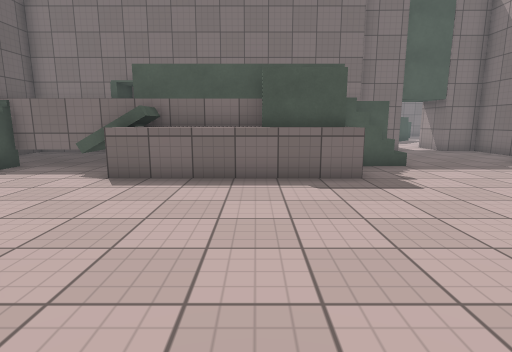
view 1 (above)

16 first-person views from a walk through a scene from a Unity 3-D project. The camera is 1.3 m above the floor, tilts 10° down and sees 80° across. The floor is counted in squares, 1 m on a side. Each view is taken from the middle of a square. On the plan, view 1 faces up. The plan holds only what a view shows up to about 14 squares ahead; the rest is blank. The place goes on beyond the plan. The player is left out. Surface patterns are stand-ins for the level's own textures.

view 2
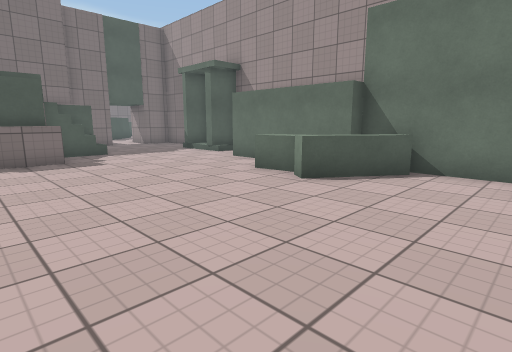

view 3
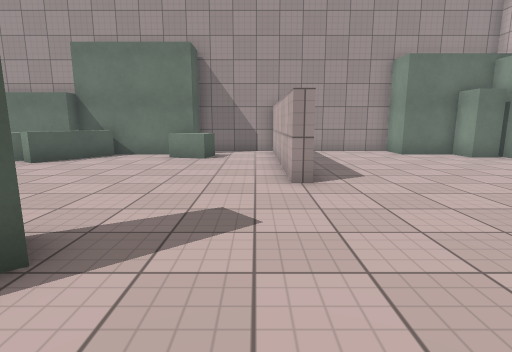

view 4
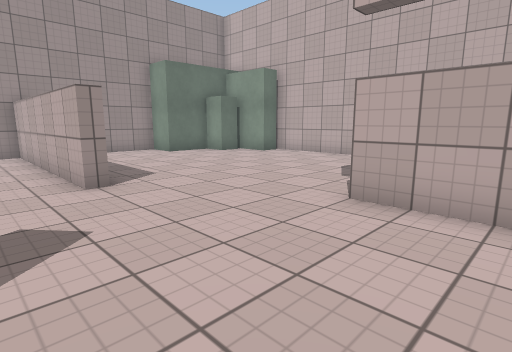

view 5
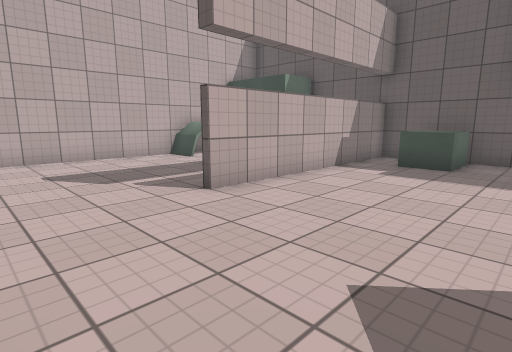

view 6
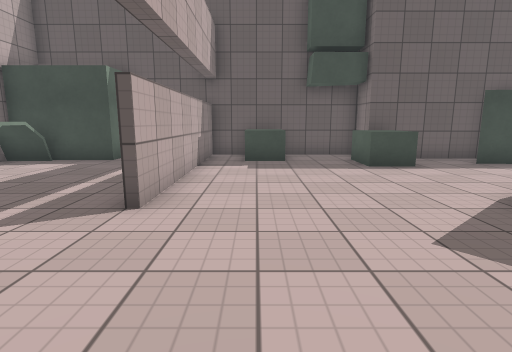

view 7
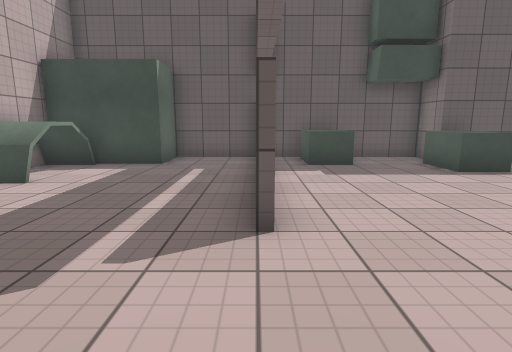

view 8
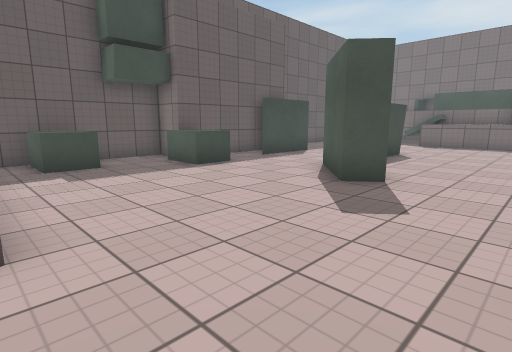

view 9
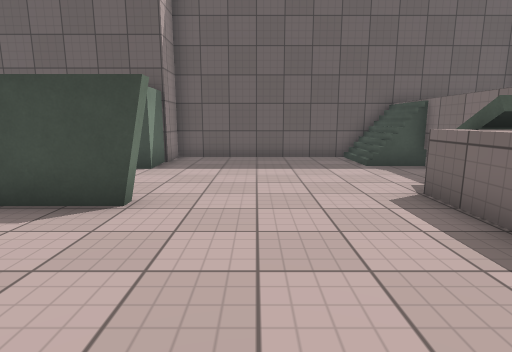

view 10
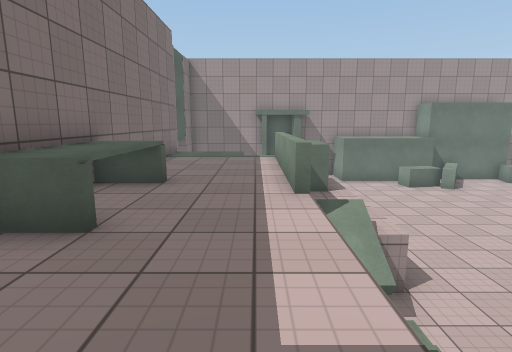

view 11
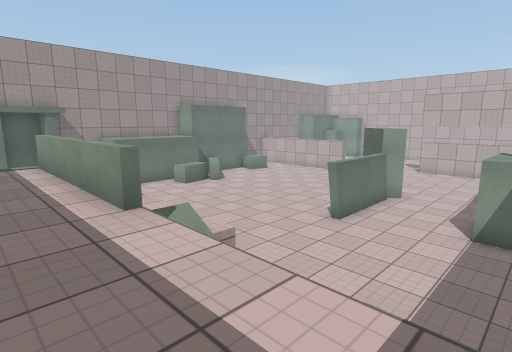

view 12
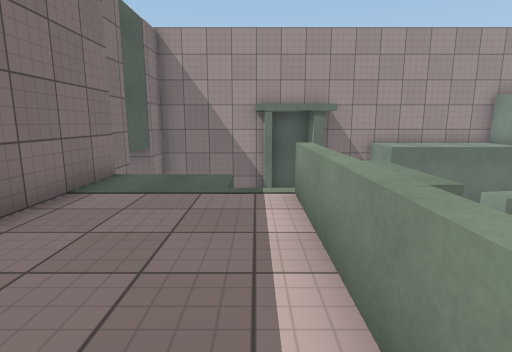

view 13
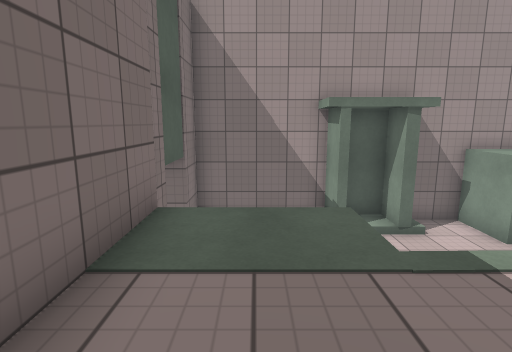

view 14
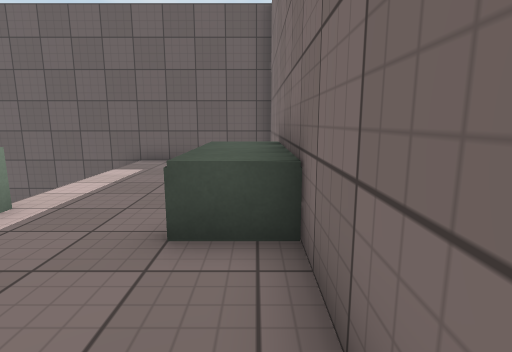

view 15
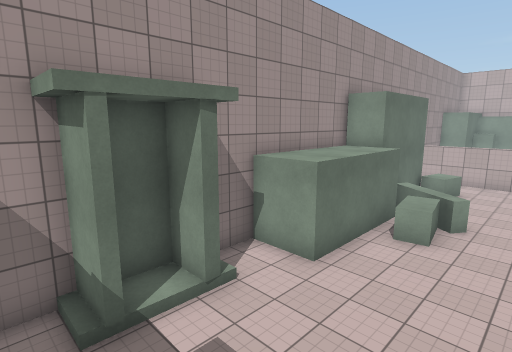

view 16
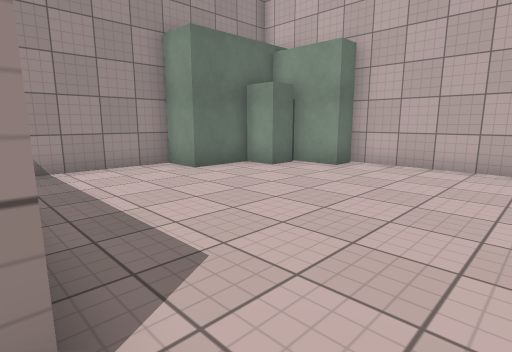

### Floor plan
Key: @ floor where view 1 was taken; # wall or solid block; . main floor; : floor 2 m higher than the main floor; / step, stairs or slope; = window, fence, low wall or low ledge; ^ raised ledge.
Columns run from 10 left of view 1 to 10 right of it. Each row starts with its distance up from view 1.
 14 #################..##
 13 #   :^^^^::::::  ...#
 12 #  ::^^^::::::: ....#
 11 # ::::::::::::: ....#
 10 #::::::::::::/ ....##
  9 #///::^=======/....##
  8 #//#..^^^^^^^......##
  7 #......^^^^^^.......#
  6 #...................#
  5 #.................###
  4 #.................#
  3 #.................#
  2 #......#........^^#
  1 ####...#........^^#
  0   ##...#..@.....^^##
 -1   ##...#.........^^#
 -2   ##...#...........#
 -3   #....##..........#
 -4   #^....##.......^^##
 -5 ##^^^............^^.#
 -6 #...................#
 -7 #...................#
 -8 #^^..........########
 -9 #^^.................#
-10 #...................#
-11 #########...........#
-12 #...................#
-13 #..................##
-14 ###................#
-15   #..............###
-16   #^^^..........###
-17   #^ ^..........#
-18   ###############

Where each view was taken, in squares from view 1:
view 1: 0 up, 0 right, facing up
view 2: 4 down, 0 right, facing up-right
view 3: 7 down, 4 left, facing right
view 4: 6 down, 4 left, facing down-right
view 5: 6 down, 2 right, facing down-left
view 6: 9 down, 3 right, facing left
view 7: 11 down, 2 right, facing left
view 8: 11 down, 2 right, facing up-left
view 9: 4 up, 2 right, facing left
view 10: 10 up, 9 left, facing right
view 11: 11 up, 8 left, facing down-right
view 12: 10 up, 3 left, facing right
view 13: 12 up, 0 right, facing right
view 14: 13 up, 1 right, facing left
view 15: 11 up, 4 right, facing down-right
view 16: 8 down, 1 right, facing down-right
